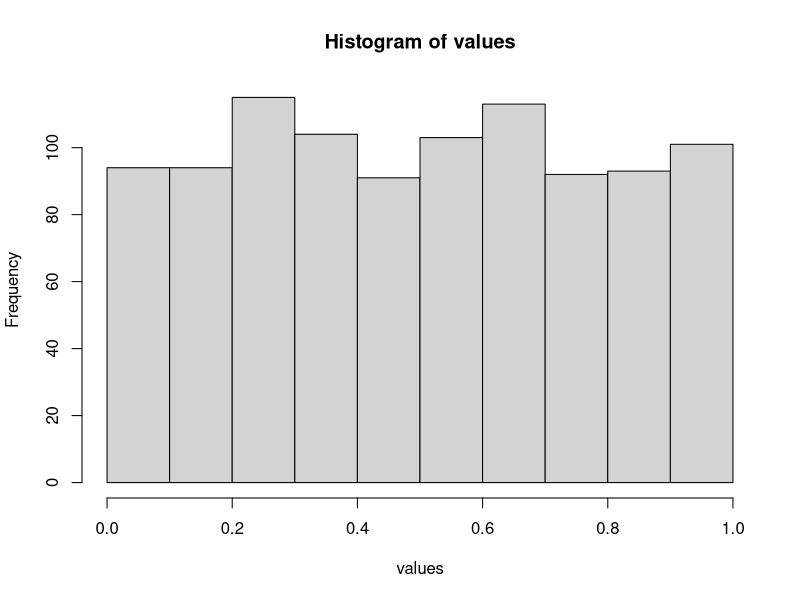
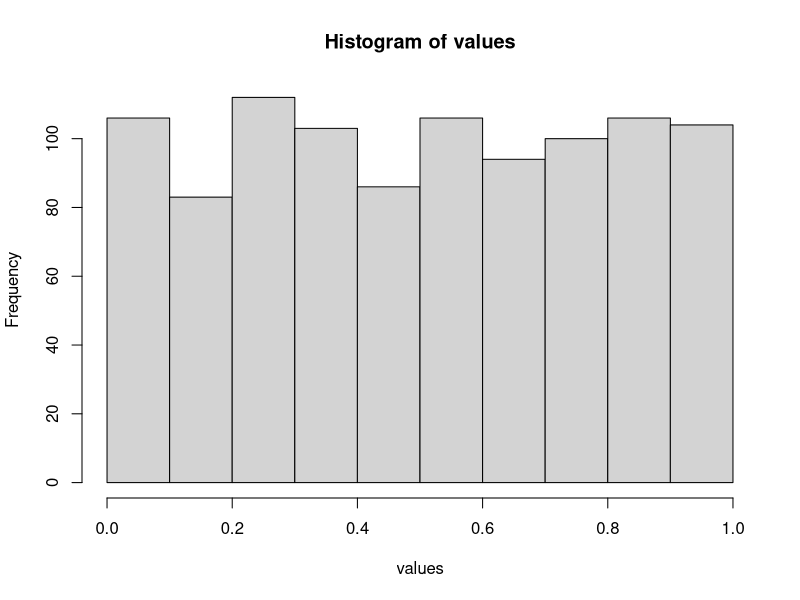
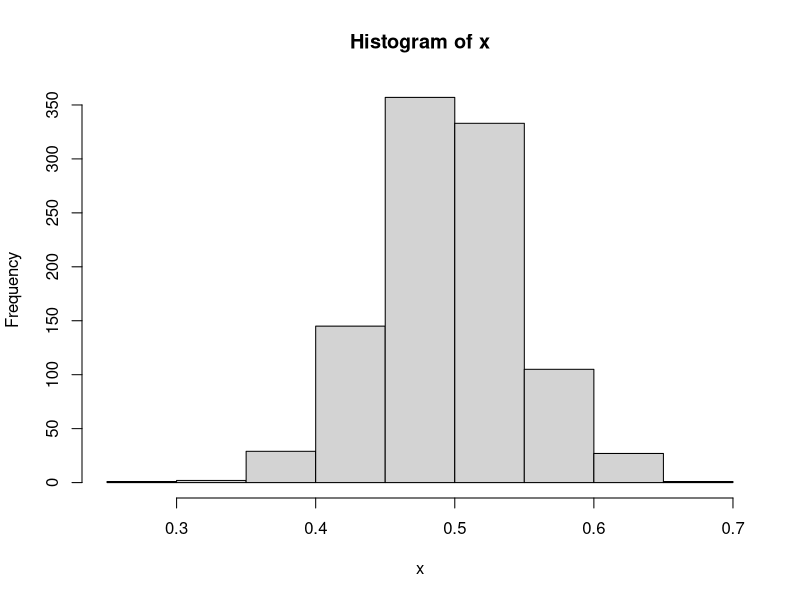
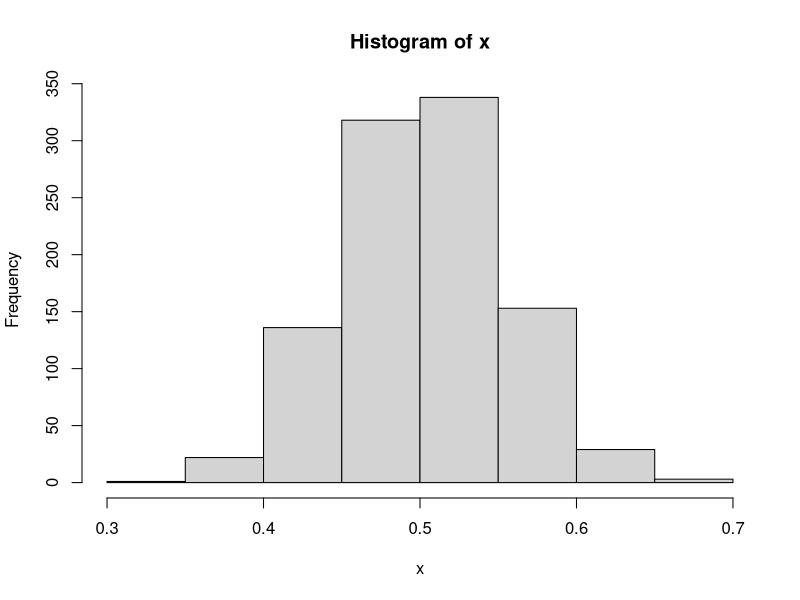
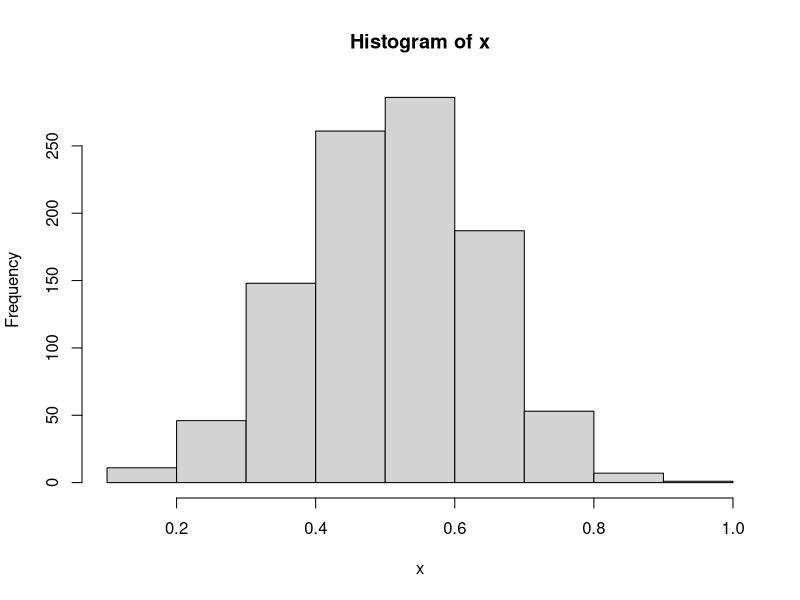
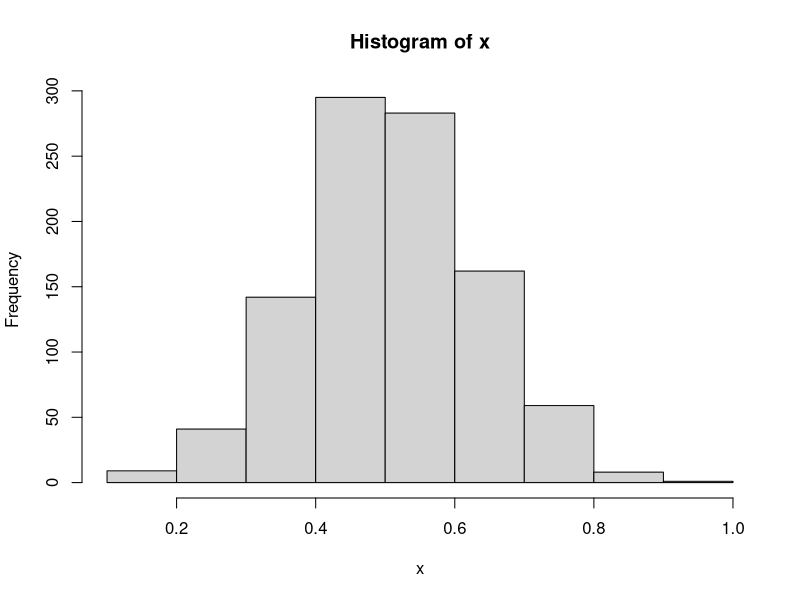
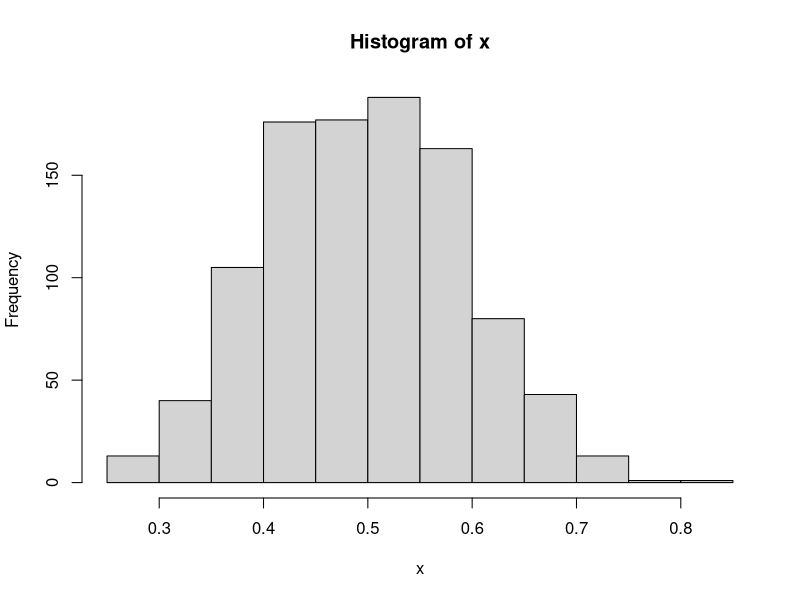
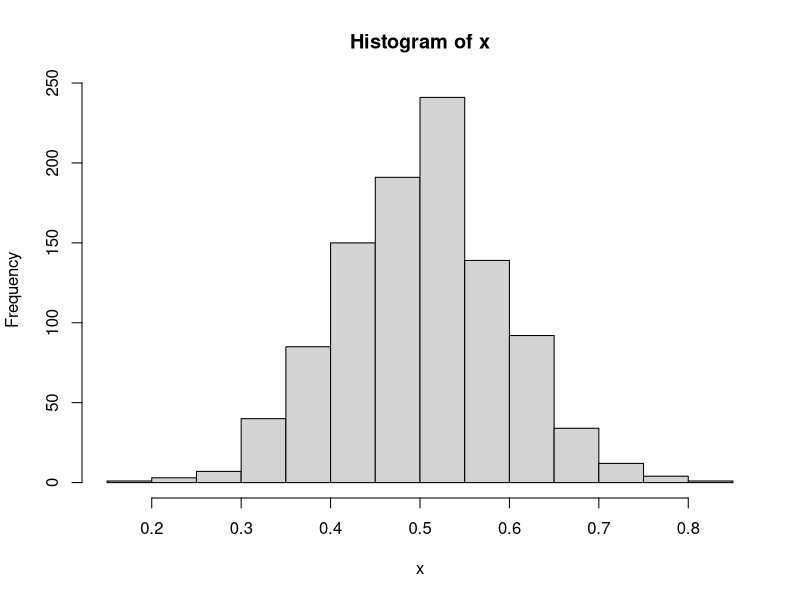

These charts were generated, in order, by the following R code:
## ---- chunk 1
random <- function(){
          num <- runif(1, min = 0, max = 2) 
          if(num > 1 && num <= 2){
             return(2-num)
            } else {
              return(num)
            }
          } 
random()
## ---- chunk 2
random2 <- function(){
          num <- runif(1, min = 0, max = 2) 
          if(num > 1 && num <= 2){
             return(num-1)
            } else {
              return(1-num)
            }
          } 
random2()
## ---- chunk 3
values <- replicate(1000, random())
hist(values)
## ---- chunk 4
values <- replicate(1000, random2())
hist(values)
## ---- chunk 5
means.hist <- function(n, PDF){
          x <- NULL
          for (i in 1:1000){
           z <- mean(replicate(n, PDF()))
           x <- rbind(x, z)
          }
          hist(x)
}
## ---- chunk 6
means.hist(30, PDF = random)
## ---- chunk 7
means.hist(30, PDF = random2)
## ---- chunk 8
means.hist(5, PDF = random)
means.hist(5, PDF = random2)
## ---- chunk 9
means.hist(10, PDF = random)
means.hist(10, PDF = random2)
